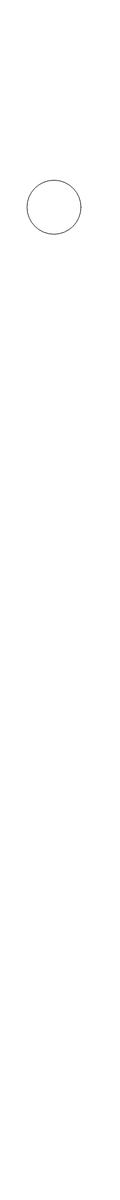
Frame 1 (no input)
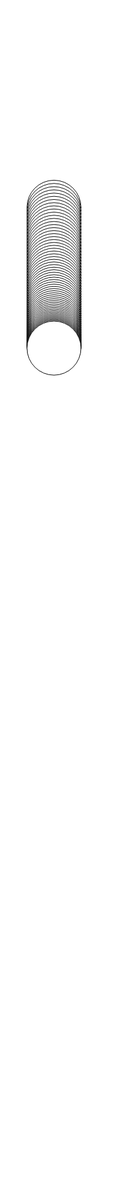
Frame 60 (no input)
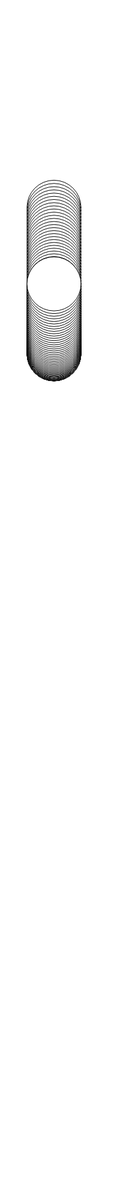
Frame 120 (the mouse pressed at the canvas centre since frame 60)

The p5.js sketch that drew these frames (run headless with seeded random() and noise() and a simulated clock; from frame 60 on, the mouse is pressed at the canvas centre):

// p5.js sketch
// ── sketch.js
function setup() {
 createCanvas(200, 2000);
}

let phase = 0;


function draw() {
  phase += 0.0215;

  const xy = {
    y: 90 + (Math.sin(phase) + 1) * 250,
    x: 90
  };

  const distance = Math.sqrt( Math.pow(xy.x - mouseX, 2) + Math.pow(xy.y -  mouseY, 2)  );
  if(distance < 45){
    
    fill(0, 0, 255);
  }else{
    fill(255, 255, 255); 
  }
    
  ellipse(xy.x,  xy.y, 90, 90);
}
